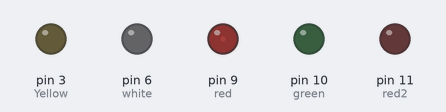
This sketch was run on a simulated Arduino Uno, built with avr-gcc and run on an emulated ATmega328P. Shown: output pins drawn as LEDs (lit = HIGH).

Above: at 0.15 s.
At 4.84 s:
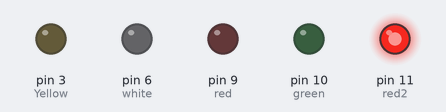
At 10.41 s:
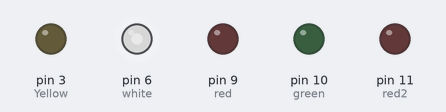
At 20.49 s:
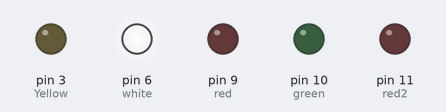
At 29.89 s:
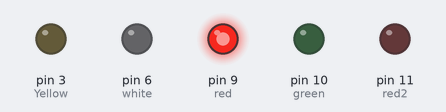
At 39.28 s:
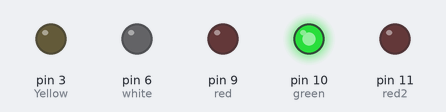
Timing chart, 0 to 40.0 s (numbered marks = the images above):
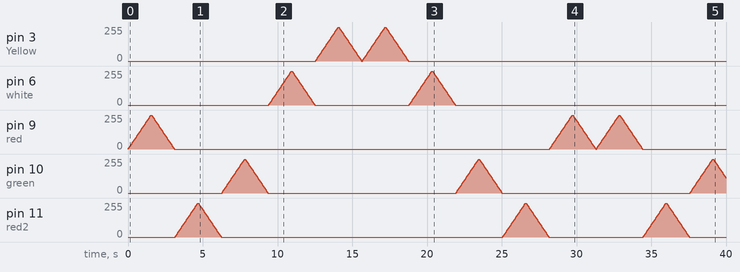

The sketch:

fading.ino
```cpp
// C++ code
//
int brightness = 0;
int red = 9;
int red2 = 11;
int green = 10;
int white = 6;
int Yellow = 3;
void setup()
{
  pinMode(9, OUTPUT);
  pinMode(10, OUTPUT);
  pinMode(6, OUTPUT);
  pinMode(3, OUTPUT);
  pinMode(11,OUTPUT);

}

void loop()
{
  //First LED
  for(brightness = 0; brightness <= 255; brightness += 5)
  {
analogWrite(red,brightness);
    delay(30);
  }
  for (brightness = 255; brightness >= 0; brightness -= 5)
  {
  analogWrite(red,brightness);
    delay(30);
  }
  delay(10);


//second lED
    for(brightness = 0; brightness <= 255; brightness += 5)
  {
analogWrite(red2,brightness);
    delay(30);
  }
  for (brightness = 255; brightness >= 0; brightness -= 5)
  {
  analogWrite(red2,brightness);
    delay(30);
  }
  delay(10);


 //thired LED
    for(brightness = 0; brightness <= 255; brightness += 5)
  {
analogWrite(green,brightness);
    delay(30);
  }
  for (brightness = 255; brightness >= 0; brightness -= 5)
  {
  analogWrite(green,brightness);
    delay(30);
  }
  delay(10);


  //fourth LED
    for(brightness = 0; brightness <= 255; brightness += 5)
  {
analogWrite(white,brightness);
    delay(30);
  }
  for (brightness = 255; brightness >= 0; brightness -= 5)
  {
  analogWrite(white,brightness);
    delay(30);
  }
  delay(10);


  //fifth LED
    for(brightness = 0; brightness <= 255; brightness += 5)
  {
analogWrite(Yellow,brightness);
    delay(30);
  }
  for (brightness = 255; brightness >= 0; brightness -= 5)
  {
  analogWrite(Yellow,brightness);
    delay(30);
  }
  delay(10);


  //repeating back
  //fifth LED
    for(brightness = 0; brightness <= 255; brightness += 5)
  {
analogWrite(Yellow,brightness);
    delay(30);
  }
  for (brightness = 255; brightness >= 0; brightness -= 5)
  {
  analogWrite(Yellow,brightness);
    delay(30);
  }
  delay(10);


    //fourth LED
    for(brightness = 0; brightness <= 255; brightness += 5)
  {
analogWrite(white,brightness);
    delay(30);
  }
  for (brightness = 255; brightness >= 0; brightness -= 5)
  {
  analogWrite(white,brightness);
    delay(30);
  }
  delay(10);


 //thired LED
    for(brightness = 0; brightness <= 255; brightness += 5)
  {
analogWrite(green,brightness);
    delay(30);
  }
  for (brightness = 255; brightness >= 0; brightness -= 5)
  {
  analogWrite(green,brightness);
    delay(30);
  }
  delay(10);


//second lED
    for(brightness = 0; brightness <= 255; brightness += 5)
  {
analogWrite(red2,brightness);
    delay(30);
  }
  for (brightness = 255; brightness >= 0; brightness -= 5)
  {
  analogWrite(red2,brightness);
    delay(30);
  }
  delay(10);


    //First LED
  for(brightness = 0; brightness <= 255; brightness += 5)
  {
analogWrite(red,brightness);
    delay(30);
  }
  for (brightness = 255; brightness >= 0; brightness -= 5)
  {
  analogWrite(red,brightness);
    delay(30);
  }
  delay(10);
}
```

matrix.ino
```cpp

```
